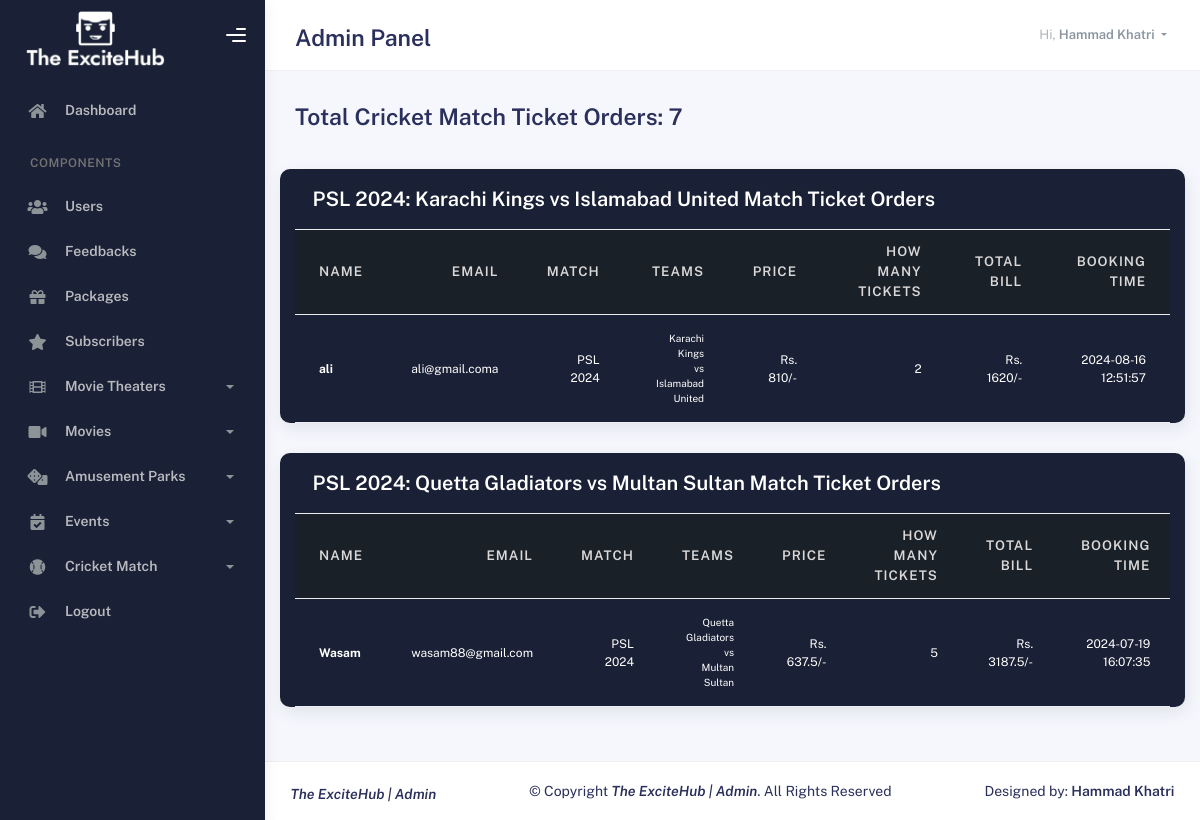
Page /admin/cricket_order.php (signed in) on the committed database.
### tables this page shows
CREATE TABLE `cricket_order` (
  `id` int(11) NOT NULL,
  `username` varchar(250) NOT NULL,
  `email` varchar(250) NOT NULL,
  `match_name` varchar(250) NOT NULL,
  `team_one` varchar(250) NOT NULL,
  `team_two` varchar(250) NOT NULL,
  `price` varchar(250) NOT NULL,
  `tickets` varchar(250) NOT NULL,
  `total` varchar(250) NOT NULL,
  `card_number` varchar(250) NOT NULL,
  `card_pin` varchar(250) NOT NULL,
  `booking_time` datetime NOT NULL DEFAULT current_timestamp()
);

### admin/cricket_order.php (the view, shortened to what this page needs)
<!DOCTYPE html>
<html lang="en">
  <head>
    <link rel="stylesheet" href="assets/css/bootstrap.min.css" />
    <link rel="stylesheet" href="assets/css/plugins.min.css" />
    <link rel="stylesheet" href="assets/css/kaiadmin.min.css" />
    <link rel="stylesheet" href="assets/css/demo.css" />
    <link rel="stylesheet" href="assets/css/style.css" />
  </head>
  <body>
    <div class="wrapper">
      <?php
	include '_dbconnection.php';
    include "_nav.php";
      ?>
        <div class="container">
          <div class="page-inner">
            <div
              class="d-flex align-items-left align-items-md-center flex-column flex-md-row pt-2 pb-4"
            >
            <?php
                      $sql_cricket="SELECT * FROM `cricket_order`";
                      $result_cricket=mysqli_query($conn,$sql_cricket);
                      $total_cricket_tickets = 0;
                      while ($row_cricket = mysqli_fetch_assoc($result_cricket)) {
                          $total_cricket_tickets += $row_cricket['tickets'];
                      }
                      ?>
              <div>
                <h3 class="fw-bold mb-3">Total Cricket Match Ticket Orders: <?php echo  $total_cricket_tickets; ?></h3>
              </div>
            </div>
            <?php
                      $sql = "SELECT DISTINCT `match_name`, `team_one`, `team_two` FROM `cricket_order` ORDER BY `id` DESC";
                      $result = mysqli_query($conn, $sql);
                      $num = mysqli_num_rows($result);
                      if ($num == 0) {
                      ?>
                          <h5 class="text-center"><b>No one bought a ticket for the cricket match!</b></h5>
                      <?php
                      } else {
                          while ($row = mysqli_fetch_assoc($result)) {
                              $match_name = $row['match_name'];
                              $team_one = $row['team_one'];
                              $team_two = $row['team_two'];
                ?>
            <div class="row">
              <div class="card card-round">
                  <div class="card-header">
                    <div class="card-head-row card-tools-still-right">
                      <div class="card-title"><?php echo $match_name ?>: <?php echo $team_one ?> vs <?php echo $team_two ?>  Match Ticket Orders</div>
                    </div>
                  </div>
                  <div class="card-body p-0">
                    <div class="table-responsive">
                      <table class="table align-items-center mb-0">
                        <thead class="thead-light">
                          <tr>
                            <th scope="col">Name</th>
                            <th scope="col" class="text-end">Email</th>
                            <th scope="col" class="text-end">Match</th>
                            <th scope="col" class="text-end">Teams</th>
                            <th scope="col" class="text-end">Price</th>
                            <th scope="col" class="text-end">How many tickets</th>
                            <th scope="col" class="text-end">Total Bill</th>
                            <th scope="col" class="text-end">Booking Time</th>
                          </tr>
                        </thead>
                        <tbody >
                        <?php
                        $sql = "SELECT * FROM `cricket_order` WHERE `match_name`='$match_name' AND `team_one`='$team_one' AND `team_two`='$team_two' ORDER BY `id` DESC";
                        $m_result = mysqli_query($conn, $sql);
                        while ($row = mysqli_fetch_assoc($m_result)) {
                        ?>
                          <tr>
                            <th scope="row" style="font-size: 12px!important;">
                            <?php echo $row['username']; ?>
                            </th>
                            <td class="text-end" style="font-size: 12px!important;"><?php echo $row['email']; ?></td>
                            <td class="text-end" style="font-size: 12px!important;"><?php echo $row['match_name']; ?></td>
                            <td class="text-end" style="font-size: 10px!important;"><?php echo $row['team_one']; ?><br>vs<br><?php echo $row['team_two']; ?></td>
                            <td class="text-end" style="font-size: 12px!important;">Rs. <?php echo $row['price']; ?>/-</td>
                            <td class="text-end" style="font-size: 12px!important;"><?php echo $row['tickets']; ?></td>
                            <td class="text-end" style="font-size: 12px!important;">Rs. <?php echo $row['total']; ?>/-</td>
                            <td class="text-end" style="font-size: 12px!important;"><?php echo $row['booking_time']; ?></td>
                          </tr>
                          <?php
                       }
                       ?>
                        </tbody>
                      </table>
                    </div>
                  </div>
                </div>
          </div>
          <?php
                          }
                        }
          ?>
        </div>
      </div>
        <?php
        include '_footer.php';
        ?>
    </div>
  </body>
</html>

### admin/assets/css/style.css (style rules this page uses)
.card-round { background: #1a2035!important; }
.card-title { color: #ffff!important; }
.card { background: #1a2035!important; }
.table>tbody>tr>td, .table>tbody>tr>th { background: #1a2035!important; color: #ffff!important; }
.table>thead>tr>th { background: #1a2028!important; color: #dad8d8!important; }

### rows in the picture
cricket_order: username "ali", email "ali@gmail.coma", match_name "PSL 2024", team_one "Karachi Kings", team_two "Islamabad United", price "810", tickets "2", total "1620", booking_time "2024-08-16 12:51:57"
cricket_order: username "Wasam", email "wasam88@gmail.com", match_name "PSL 2024", team_one "Quetta Gladiators", team_two "Multan Sultan", price "637.5", tickets "5", total "3187.5", booking_time "2024-07-19 16:07:35"

### other values in the picture
$_SESSION['username'] "Hammad Khatri"
$total_cricket_tickets "7"
$match_name "PSL 2024"
$team_one "Karachi Kings"
$team_two "Islamabad United"
$team_one "Quetta Gladiators"
$team_two "Multan Sultan"
